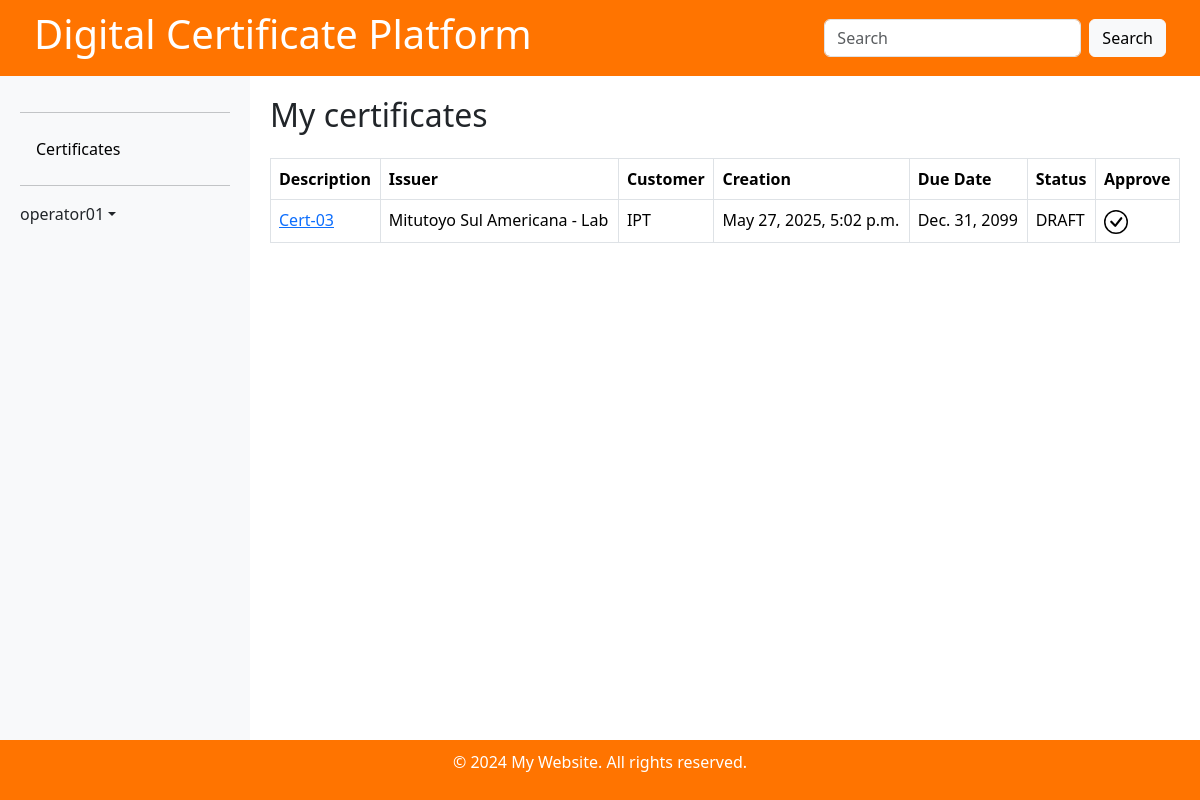
Page /certificate/approval-list (signed in) on the committed database.
### certificate/models.py (models this page shows)
class Certificate(models.Model):
    CERT_TYPES = {
        'CA': 'Calibration',
        'DE': 'Degree',
    }
    STATUSES ={
        'DRAFT': 'Draft',
        'REJECTED': 'Rejected',
        'WAITING': 'Waiting',
        'APPROVED': 'Approved',
    }
    description         = models.CharField('Certificate description', max_length= 200)
    type                = models.CharField('Certificate Type', max_length=2, choices=CERT_TYPES)
    file                = models.FileField(null=True, upload_to='certificates/')
    language            = models.CharField('Language', max_length=50)
    creation            = models.DateTimeField('Creation date time', auto_now_add=True)
    issuer              = models.ForeignKey(Issuer, null=True, related_name='issuer_of', on_delete=models.PROTECT)
    uploader            = models.ForeignKey(User, null=True, related_name='uploader_of', on_delete=models.PROTECT)
    customer            = models.ForeignKey(Customer, null=True, related_name='customer_of', on_delete=models.PROTECT)
    upload              = models.DateTimeField('Upload date time', auto_now_add=True)
    status              = models.CharField('Status', max_length=30, choices=STATUSES, default='DRAFT')
    token               = models.CharField('Token', max_length=36, unique=True, default=uuid.uuid4, editable=False)
    due_date            = models.DateField( null=True , blank=True, default='2099-12-31')
    rejection_reason    = models.TextField(blank=True, null=True)
    uploader            = models.ForeignKey(User, on_delete=models.CASCADE, related_name='uploaded_certificates')
    def __str__(self):
        return self.description

class Issuer(models.Model):
    name            = models.CharField('Name', max_length=150)
    issuer_id       = models.CharField('Issuer ID', max_length=150)
    description     = models.CharField('Description', max_length=200)
    parent          = models.ForeignKey(to='Issuer', null=True, blank=True, on_delete=models.PROTECT)
    contact         = models.CharField('Contact', blank=True, max_length=200)
    telephone       = models.CharField('Telephone', blank=True, max_length=50)
    email           = models.CharField('Email', blank=True, max_length=200)
    country         = models.ForeignKey(Country, blank=True, on_delete=models.PROTECT)
    state           = models.CharField('State', max_length=50)
    city            = models.CharField('Postal code', blank=True, max_length=50)
    postal_code     = models.CharField('Address 1', blank=True, max_length=20)
    address_2       = models.CharField('Address 2', blank=True, max_length=200)
    address_3       = models.CharField('Address 3', blank=True, max_length=200)
    address_4       = models.CharField('Address 4', blank=True, max_length=200)
    active          = models.BooleanField('Active', default=False)
    creation        = models.DateTimeField('Creation Date', default=timezone.now)
    def __str__(self):
        return str(self.name)

class Customer(models.Model):
    name            = models.CharField(verbose_name='Name', max_length=150)
    customer_id     = models.CharField(verbose_name='Customer ID', max_length=150)
    description     = models.CharField(verbose_name='Description', max_length=200)
    parent          = models.ForeignKey(to='Customer', null=True, blank=True, on_delete=models.PROTECT)
    contact         = models.CharField(verbose_name='Contact', blank=True, max_length=200)
    telephone       = models.CharField(verbose_name='Telephone', blank=True, max_length=50)
    email           = models.CharField(verbose_name='Email', max_length=200)
    country         = models.ForeignKey(Country, on_delete=models.PROTECT)
    state           = models.CharField(verbose_name='State', blank=True, max_length=50)
    city            = models.CharField(verbose_name='Postal code', blank=True, max_length=50)
    postal_code     = models.CharField(verbose_name='Address 1', blank=True, max_length=20)
    address_2       = models.CharField(verbose_name='Address 2', blank=True, max_length=200)
    address_3       = models.CharField(verbose_name='Address 3', blank=True, max_length=200)
    address_4       = models.CharField(verbose_name='Address 4', blank=True, max_length=200)
    active          = models.BooleanField(verbose_name='Active', default=False)
    creation        = models.DateTimeField(verbose_name='Creation Date', default=timezone.now)
    def __str__(self):
        return str(self.name)

### certificate/views.py (the view)
# urls.py: path('certificate/approval-list', views.certificate_approval_list, name='certificate-approval-list'),
@login_required
@has_role_decorator('approver')
def certificate_approval_list(request):
    template = 'certificate/certificate-approval-list.html'
    certificates = Certificate.objects.filter(Q(status='DRAFT') | Q(status='REJECTED'))
    context = {'certificates': certificates}
    print('Certificate-approval-list: ' + str(context))
    return render(request, template, context)

### certificate/context_processors.py (called while the page is built)
def user_roles(request):
    if request.user.is_authenticated:
        roles = [role.role_name for role in get_user_roles(request.user)]
    else:
        roles = []
    return {'user_roles': roles}

### certificate/templatetags/custom_filters.py (called while the page is built)
@register.filter
def user_has_role(user, role_name):
    return has_role(user, role_name)

### certificate/templates/certificate/certificate-approval-list.html (shortened to what this page needs)
{% extends 'base.html' %}{% load custom_filters %}
{% block content %}
<div class="d-flex justify-content-between align-items-center mb-3">
  <h2>My certificates</h2>
</div>
<table class="table table-bordered">
  <thead>
    <tr>
      <th>Description</th>
      <th>Issuer</th>
      <th>Customer</th>
      <th>Creation</th>
      <th>Due Date</th>
      <th>Status</th>
      <th>Approve</th>
    </tr>
  </thead>
  <tbody>
    {% for c in certificates %}
    <tr>
      <td>
        <a href="{{ c.file.url }}">{{ c.description}}</a>
      </td>
      <td>{{ c.issuer }}</td>
      <td>{{ c.customer }}</td>
      <td>{{ c.creation }}</td>
      <td>{{ c.due_date }}</td>
      <td>{{ c.status }}</td>
      <td>
        {% if c.status == "DRAFT" %}
        <a href="{% url 'certificate-approval' c.pk %}"><svg class="bi me-2" width="24" height="24"><use xlink:href="#approve-icon"/></svg></a>
        {% else %}
        <a href="{% url 'certificate-resubmit' c.pk %}"><svg class="bi me-2" width="24" height="24"><use xlink:href="#edit-icon"/></svg></a>
        {% endif %}
      </td>
    </tr>
    {% endfor %}
  </tbody>
</table>
{% endblock content %}

### templates/base.html (shortened to what this page needs)
{% load static %} {% load i18n %} {% load custom_filters %}
<!DOCTYPE html>
<html lang="en">
<head>
  <link rel="stylesheet" href="{% static '/style.css' %}">
  <link href="https://cdn.jsdelivr.net/npm/bootstrap@5.3.3/dist/css/bootstrap.min.css" rel="stylesheet">
</head>
<body>
  <header>
    <div class="d-flex justify-content-between align-items-center px-4">
      <h1>Digital Certificate Platform
      </h1>
      {% if user.is_authenticated %}
      <form class="d-flex search-bar">
        <input class="form-control me-2" type="search" placeholder="Search" aria-label="Search">
        <button class="btn btn-light" type="submit">Search</button>
      </form>
      {% endif %}
    </div>
  </header>
  <div class="main-content">
    <div id="sidebar">
      <hr>
      {% if user.is_authenticated %}
      <ul class="nav nav-pills flex-column mb-auto">
        <li class="nav-item">
          <a href="{% url 'certificate' %}" class="nav-link {% if 'certificate' == request.resolver_match.url_name %}active{% endif %}">
            Certificates
          </a>
        </li>
      {% endif %}
      <hr>
      <div class="dropdown">
        {% if user.is_authenticated %}
        <a href="{% url 'home' %}" class="d-flex align-items-center link-dark text-decoration-none dropdown-toggle" id="dropdownUser2" data-bs-toggle="dropdown" aria-expanded="false">
          {{ user.username }}
        </a>
        {% endif %}
      </div>
    </div>
    <div id="content">
        {% block content %}{% endblock %}
    </div>
  </div>
  <footer>
    <p>&copy; 2024 My Website. All rights reserved.</p>
  </footer>
</body>
</html>

### static/style.css (style rules this page uses)
body { display: flex; flex-direction: column; height: 100vh; margin: 0; }
header { background-color: #ff7400; color: white; padding: 10px; }
footer { background-color: #ff7400; color: white; padding: 10px; text-align: center; }
.main-content { display: flex; flex: 1; overflow: hidden; }
#sidebar { min-width: 250px; max-width: 250px; background-color: #f8f9fa; padding: 20px; overflow-y: auto; }
#content { flex-grow: 1; padding: 20px; overflow-y: auto; }
#sidebar .nav-link { color: #000; transition: background-color 0.3s ease, color 0.3s ease; }

### rows in the picture
Certificate: description "Cert-03", issuer "Mitutoyo Sul Americana - Lab", customer "IPT", creation "May 27, 2025, 5:02 p.m.", due_date "Dec. 31, 2099", status "DRAFT"

### other values in the picture
{{ user.username }} "operator01"
